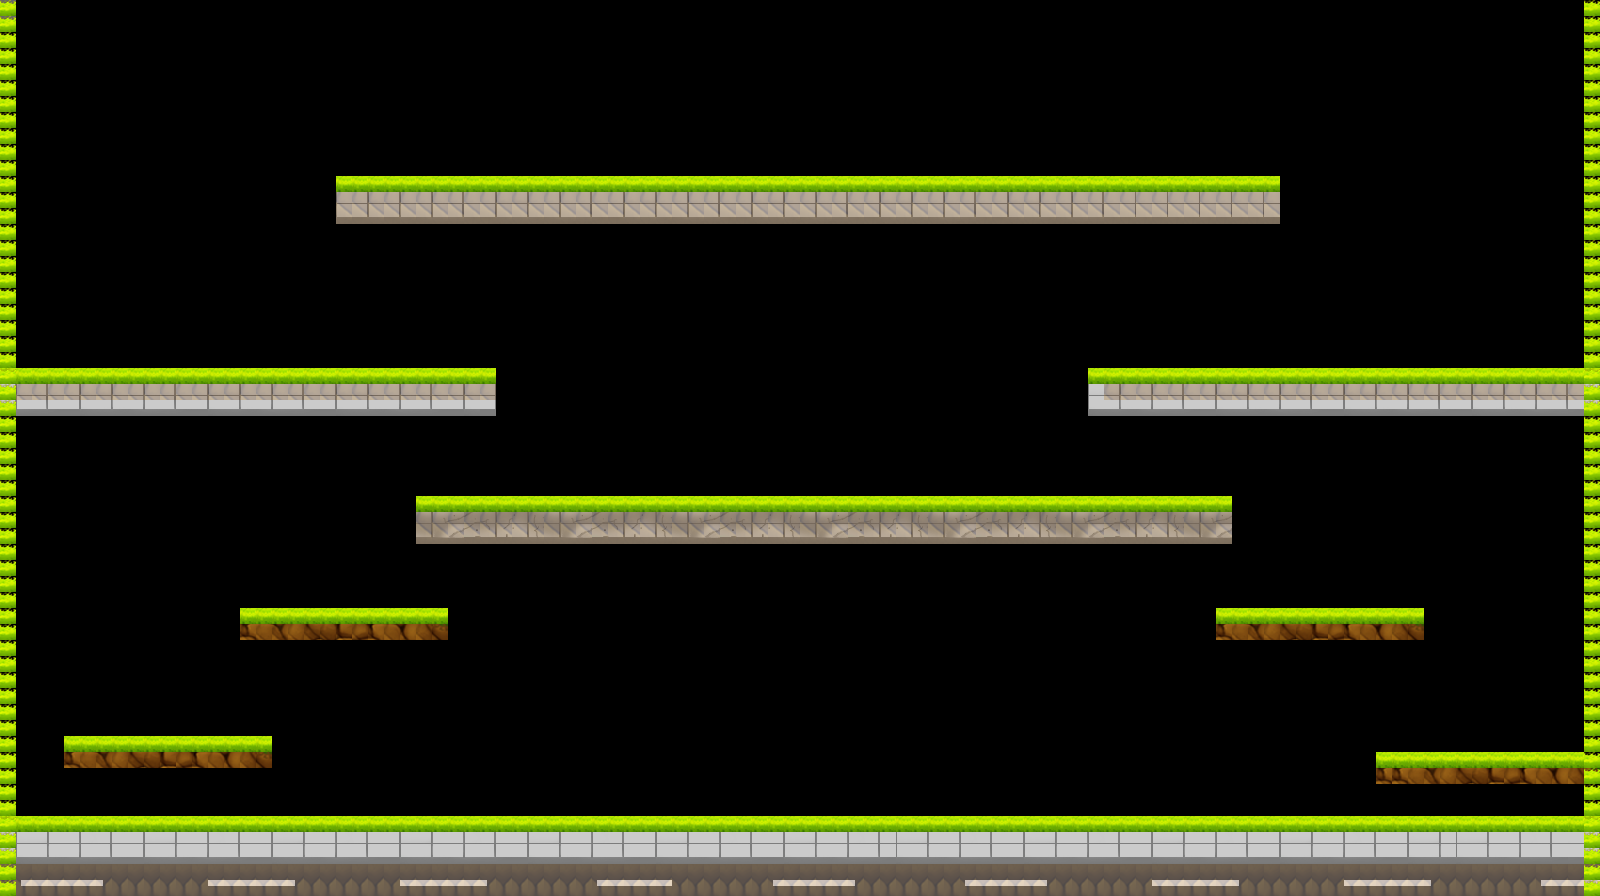

Tiled map render using the project's own tile images. Description and the map definition, with tile-layer contents summarised, below:
An orthogonal 100x56 tile map with 16x16 px tiles, 3 tile layers (groundLayer, collisions, sideCollisions), 5 tilesets.

<map version="1.0" orientation="orthogonal" renderorder="right-down" width="100" height="56" tilewidth="16" tileheight="16" nextobjectid="1">
 <tileset firstgid="1" name="groundSheet" tilewidth="16" tileheight="16" tilecount="676" columns="26">
  <image source="groundSheet.png" width="416" height="416" />
 </tileset>
 <tileset firstgid="677" name="street" tilewidth="16" tileheight="16" tilecount="16" columns="8">
  <image source="street.png" width="128" height="32" />
 </tileset>
 <tileset firstgid="693" name="street2" tilewidth="16" tileheight="16" tilecount="16" columns="8">
  <image source="street2.png" width="128" height="32" />
 </tileset>
 <tileset firstgid="709" name="pavement2" tilewidth="16" tileheight="16" tilecount="16" columns="8">
  <image source="pavement2.png" width="128" height="32" />
 </tileset>
 <tileset firstgid="725" name="pavement" tilewidth="16" tileheight="16" tilecount="16" columns="8">
  <image source="pavement.png" width="128" height="32" />
 </tileset>
 <layer name="groundLayer" width="100" height="56">
  <data>[5600 cells, 1126 non-empty, 64 distinct tile ids]</data>
 </layer>
 <layer name="collisions" width="100" height="56" opacity="0.28">
  <data>[5600 cells, 532 non-empty, 4 distinct tile ids]</data>
 </layer>
 <layer name="sideCollisions" width="100" height="56">
  <data>[5600 cells, 112 non-empty, 1 distinct tile ids]</data>
 </layer>
</map>